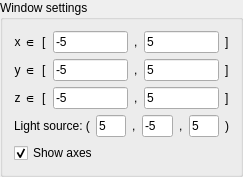
<?xml version="1.0" encoding="UTF-8"?>
<ui version="4.0">
 <class>Window3DSettings</class>
 <widget class="QGroupBox" name="Window3DSettings">
  <property name="geometry">
   <rect>
    <x>0</x>
    <y>0</y>
    <width>243</width>
    <height>165</height>
   </rect>
  </property>
  <property name="sizePolicy">
   <sizepolicy hsizetype="MinimumExpanding" vsizetype="MinimumExpanding">
    <horstretch>0</horstretch>
    <verstretch>0</verstretch>
   </sizepolicy>
  </property>
  <property name="windowTitle">
   <string>GroupBox</string>
  </property>
  <property name="title">
   <string>Window settings</string>
  </property>
  <layout class="QVBoxLayout" name="verticalLayout">
   <item>
    <layout class="QGridLayout" name="windowLayout">
     <item row="0" column="0">
      <widget class="QLabel" name="label">
       <property name="text">
        <string>x ∈</string>
       </property>
       <property name="alignment">
        <set>Qt::AlignRight|Qt::AlignTrailing|Qt::AlignVCenter</set>
       </property>
      </widget>
     </item>
     <item row="0" column="1">
      <widget class="QLabel" name="label_3">
       <property name="text">
        <string>[</string>
       </property>
      </widget>
     </item>
     <item row="0" column="2">
      <widget class="QLineEdit" name="xMin">
       <property name="styleSheet">
        <string notr="true">width:4ch;
min-width:2em;</string>
       </property>
       <property name="inputMask">
        <string/>
       </property>
       <property name="text">
        <string>-5</string>
       </property>
      </widget>
     </item>
     <item row="0" column="3">
      <widget class="QLabel" name="label_7">
       <property name="text">
        <string>,</string>
       </property>
      </widget>
     </item>
     <item row="0" column="4">
      <widget class="QLineEdit" name="xMax">
       <property name="styleSheet">
        <string notr="true">width:4ch;
min-width:2em;</string>
       </property>
       <property name="text">
        <string>5</string>
       </property>
      </widget>
     </item>
     <item row="0" column="5">
      <widget class="QLabel" name="label_9">
       <property name="text">
        <string>]</string>
       </property>
      </widget>
     </item>
     <item row="1" column="0">
      <widget class="QLabel" name="label_2">
       <property name="text">
        <string>y ∈</string>
       </property>
       <property name="alignment">
        <set>Qt::AlignRight|Qt::AlignTrailing|Qt::AlignVCenter</set>
       </property>
      </widget>
     </item>
     <item row="1" column="1">
      <widget class="QLabel" name="label_6">
       <property name="text">
        <string>[</string>
       </property>
      </widget>
     </item>
     <item row="1" column="2">
      <widget class="QLineEdit" name="yMin">
       <property name="styleSheet">
        <string notr="true">width:4ch;
min-width:2em;</string>
       </property>
       <property name="text">
        <string>-5</string>
       </property>
      </widget>
     </item>
     <item row="1" column="3">
      <widget class="QLabel" name="label_8">
       <property name="text">
        <string>,</string>
       </property>
      </widget>
     </item>
     <item row="1" column="4">
      <widget class="QLineEdit" name="yMax">
       <property name="styleSheet">
        <string notr="true">width:4ch;
min-width:2em;</string>
       </property>
       <property name="text">
        <string>5</string>
       </property>
      </widget>
     </item>
     <item row="1" column="5">
      <widget class="QLabel" name="label_10">
       <property name="text">
        <string>]</string>
       </property>
      </widget>
     </item>
     <item row="2" column="0">
      <widget class="QLabel" name="label_4">
       <property name="text">
        <string>z ∈</string>
       </property>
       <property name="alignment">
        <set>Qt::AlignRight|Qt::AlignTrailing|Qt::AlignVCenter</set>
       </property>
      </widget>
     </item>
     <item row="2" column="1">
      <widget class="QLabel" name="label_11">
       <property name="text">
        <string>[</string>
       </property>
      </widget>
     </item>
     <item row="2" column="2">
      <widget class="QLineEdit" name="zMin">
       <property name="styleSheet">
        <string notr="true">width:4ch;
min-width:2em;</string>
       </property>
       <property name="text">
        <string>-5</string>
       </property>
      </widget>
     </item>
     <item row="2" column="3">
      <widget class="QLabel" name="label_12">
       <property name="text">
        <string>,</string>
       </property>
      </widget>
     </item>
     <item row="2" column="4">
      <widget class="QLineEdit" name="zMax">
       <property name="styleSheet">
        <string notr="true">width:4ch;
min-width:2em;</string>
       </property>
       <property name="text">
        <string>5</string>
       </property>
      </widget>
     </item>
     <item row="2" column="5">
      <widget class="QLabel" name="label_13">
       <property name="text">
        <string>]</string>
       </property>
      </widget>
     </item>
    </layout>
   </item>
   <item>
    <layout class="QHBoxLayout" name="lightLayout">
     <item>
      <widget class="QLabel" name="label_5">
       <property name="text">
        <string>Light source: (</string>
       </property>
      </widget>
     </item>
     <item>
      <widget class="QLineEdit" name="lightX">
       <property name="sizePolicy">
        <sizepolicy hsizetype="Expanding" vsizetype="Fixed">
         <horstretch>0</horstretch>
         <verstretch>0</verstretch>
        </sizepolicy>
       </property>
       <property name="styleSheet">
        <string notr="true">width:4ch;
min-width:2em;</string>
       </property>
       <property name="text">
        <string>5</string>
       </property>
      </widget>
     </item>
     <item>
      <widget class="QLabel" name="label_14">
       <property name="text">
        <string>,</string>
       </property>
      </widget>
     </item>
     <item>
      <widget class="QLineEdit" name="lightY">
       <property name="styleSheet">
        <string notr="true">width:4ch;
min-width:2em;</string>
       </property>
       <property name="text">
        <string>-5</string>
       </property>
      </widget>
     </item>
     <item>
      <widget class="QLabel" name="label_15">
       <property name="text">
        <string>,</string>
       </property>
      </widget>
     </item>
     <item>
      <widget class="QLineEdit" name="lightZ">
       <property name="styleSheet">
        <string notr="true">width:4ch;
min-width:2em;</string>
       </property>
       <property name="text">
        <string>5</string>
       </property>
      </widget>
     </item>
     <item>
      <widget class="QLabel" name="label_16">
       <property name="text">
        <string>)</string>
       </property>
      </widget>
     </item>
    </layout>
   </item>
   <item>
    <widget class="QCheckBox" name="showAxesBox">
     <property name="text">
      <string>Show axes</string>
     </property>
     <property name="checked">
      <bool>true</bool>
     </property>
    </widget>
   </item>
  </layout>
 </widget>
 <tabstops>
  <tabstop>xMin</tabstop>
  <tabstop>xMax</tabstop>
  <tabstop>yMin</tabstop>
  <tabstop>yMax</tabstop>
  <tabstop>zMin</tabstop>
  <tabstop>zMax</tabstop>
  <tabstop>lightX</tabstop>
  <tabstop>lightY</tabstop>
  <tabstop>lightZ</tabstop>
  <tabstop>showAxesBox</tabstop>
 </tabstops>
 <resources/>
 <connections>
  <connection>
   <sender>xMin</sender>
   <signal>editingFinished()</signal>
   <receiver>Window3DSettings</receiver>
   <slot>onChanged()</slot>
   <hints>
    <hint type="sourcelabel">
     <x>128</x>
     <y>51</y>
    </hint>
    <hint type="destinationlabel">
     <x>165</x>
     <y>0</y>
    </hint>
   </hints>
  </connection>
  <connection>
   <sender>xMax</sender>
   <signal>editingFinished()</signal>
   <receiver>Window3DSettings</receiver>
   <slot>onChanged()</slot>
   <hints>
    <hint type="sourcelabel">
     <x>223</x>
     <y>40</y>
    </hint>
    <hint type="destinationlabel">
     <x>242</x>
     <y>13</y>
    </hint>
   </hints>
  </connection>
  <connection>
   <sender>yMin</sender>
   <signal>editingFinished()</signal>
   <receiver>Window3DSettings</receiver>
   <slot>onChanged()</slot>
   <hints>
    <hint type="sourcelabel">
     <x>110</x>
     <y>63</y>
    </hint>
    <hint type="destinationlabel">
     <x>86</x>
     <y>24</y>
    </hint>
   </hints>
  </connection>
  <connection>
   <sender>yMax</sender>
   <signal>editingFinished()</signal>
   <receiver>Window3DSettings</receiver>
   <slot>onChanged()</slot>
   <hints>
    <hint type="sourcelabel">
     <x>225</x>
     <y>77</y>
    </hint>
    <hint type="destinationlabel">
     <x>242</x>
     <y>28</y>
    </hint>
   </hints>
  </connection>
  <connection>
   <sender>zMin</sender>
   <signal>editingFinished()</signal>
   <receiver>Window3DSettings</receiver>
   <slot>onChanged()</slot>
   <hints>
    <hint type="sourcelabel">
     <x>73</x>
     <y>85</y>
    </hint>
    <hint type="destinationlabel">
     <x>39</x>
     <y>0</y>
    </hint>
   </hints>
  </connection>
  <connection>
   <sender>zMax</sender>
   <signal>editingFinished()</signal>
   <receiver>Window3DSettings</receiver>
   <slot>onChanged()</slot>
   <hints>
    <hint type="sourcelabel">
     <x>165</x>
     <y>91</y>
    </hint>
    <hint type="destinationlabel">
     <x>198</x>
     <y>11</y>
    </hint>
   </hints>
  </connection>
  <connection>
   <sender>lightX</sender>
   <signal>editingFinished()</signal>
   <receiver>Window3DSettings</receiver>
   <slot>onChanged()</slot>
   <hints>
    <hint type="sourcelabel">
     <x>113</x>
     <y>121</y>
    </hint>
    <hint type="destinationlabel">
     <x>57</x>
     <y>4</y>
    </hint>
   </hints>
  </connection>
  <connection>
   <sender>lightY</sender>
   <signal>editingFinished()</signal>
   <receiver>Window3DSettings</receiver>
   <slot>onChanged()</slot>
   <hints>
    <hint type="sourcelabel">
     <x>177</x>
     <y>116</y>
    </hint>
    <hint type="destinationlabel">
     <x>187</x>
     <y>18</y>
    </hint>
   </hints>
  </connection>
  <connection>
   <sender>lightZ</sender>
   <signal>editingFinished()</signal>
   <receiver>Window3DSettings</receiver>
   <slot>onChanged()</slot>
   <hints>
    <hint type="sourcelabel">
     <x>199</x>
     <y>127</y>
    </hint>
    <hint type="destinationlabel">
     <x>215</x>
     <y>26</y>
    </hint>
   </hints>
  </connection>
 </connections>
 <slots>
  <signal>showAxes(bool)</signal>
  <slot>onChanged()</slot>
 </slots>
</ui>
